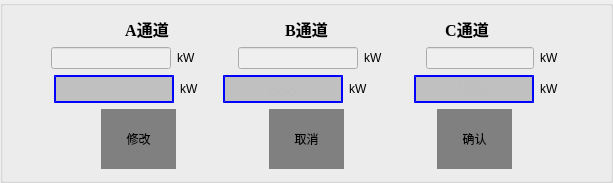
      <widget class="QGroupBox" name="groupBox_set">
       <property name="sizePolicy">
        <sizepolicy hsizetype="Expanding" vsizetype="Expanding">
         <horstretch>0</horstretch>
         <verstretch>0</verstretch>
        </sizepolicy>
       </property>
       <property name="title">
        <string/>
       </property>
       <layout class="QGridLayout" name="gridLayout_3">
        <item row="0" column="0">
         <layout class="QHBoxLayout" name="horizontalLayout_6">
          <item>
           <spacer name="horizontalSpacer_13">
            <property name="orientation">
             <enum>Qt::Horizontal</enum>
            </property>
            <property name="sizeHint" stdset="0">
             <size>
              <width>40</width>
              <height>20</height>
             </size>
            </property>
           </spacer>
          </item>
          <item>
           <widget class="QLabel" name="label_channelA">
            <property name="sizePolicy">
             <sizepolicy hsizetype="Preferred" vsizetype="Fixed">
              <horstretch>0</horstretch>
              <verstretch>0</verstretch>
             </sizepolicy>
            </property>
            <property name="font">
             <font>
              <family>Times New Roman</family>
              <pointsize>12</pointsize>
              <weight>75</weight>
              <bold>true</bold>
             </font>
            </property>
            <property name="text">
             <string>A通道</string>
            </property>
            <property name="alignment">
             <set>Qt::AlignCenter</set>
            </property>
           </widget>
          </item>
          <item>
           <spacer name="horizontalSpacer_14">
            <property name="orientation">
             <enum>Qt::Horizontal</enum>
            </property>
            <property name="sizeHint" stdset="0">
             <size>
              <width>40</width>
              <height>20</height>
             </size>
            </property>
           </spacer>
          </item>
          <item>
           <widget class="QLabel" name="label_ChannelB">
            <property name="sizePolicy">
             <sizepolicy hsizetype="Preferred" vsizetype="Fixed">
              <horstretch>0</horstretch>
              <verstretch>0</verstretch>
             </sizepolicy>
            </property>
            <property name="font">
             <font>
              <family>Times New Roman</family>
              <pointsize>12</pointsize>
              <weight>75</weight>
              <bold>true</bold>
             </font>
            </property>
            <property name="text">
             <string>B通道</string>
            </property>
            <property name="alignment">
             <set>Qt::AlignCenter</set>
            </property>
           </widget>
          </item>
          <item>
           <spacer name="horizontalSpacer_15">
            <property name="orientation">
             <enum>Qt::Horizontal</enum>
            </property>
            <property name="sizeHint" stdset="0">
             <size>
              <width>40</width>
              <height>20</height>
             </size>
            </property>
           </spacer>
          </item>
          <item>
           <widget class="QLabel" name="label_ChannelC">
            <property name="sizePolicy">
             <sizepolicy hsizetype="Preferred" vsizetype="Fixed">
              <horstretch>0</horstretch>
              <verstretch>0</verstretch>
             </sizepolicy>
            </property>
            <property name="font">
             <font>
              <family>Times New Roman</family>
              <pointsize>12</pointsize>
              <weight>75</weight>
              <bold>true</bold>
             </font>
            </property>
            <property name="text">
             <string>C通道</string>
            </property>
            <property name="alignment">
             <set>Qt::AlignCenter</set>
            </property>
           </widget>
          </item>
          <item>
           <spacer name="horizontalSpacer_16">
            <property name="orientation">
             <enum>Qt::Horizontal</enum>
            </property>
            <property name="sizeHint" stdset="0">
             <size>
              <width>40</width>
              <height>20</height>
             </size>
            </property>
           </spacer>
          </item>
         </layout>
        </item>
        <item row="3" column="0">
         <layout class="QHBoxLayout" name="horizontalLayout_3">
          <item>
           <spacer name="horizontalSpacer_4">
            <property name="orientation">
             <enum>Qt::Horizontal</enum>
            </property>
            <property name="sizeHint" stdset="0">
             <size>
              <width>40</width>
              <height>20</height>
             </size>
            </property>
           </spacer>
          </item>
          <item>
           <widget class="QPushButton" name="pushButton_edit">
            <property name="sizePolicy">
             <sizepolicy hsizetype="Fixed" vsizetype="Fixed">
              <horstretch>0</horstretch>
              <verstretch>0</verstretch>
             </sizepolicy>
            </property>
            <property name="minimumSize">
             <size>
              <width>75</width>
              <height>60</height>
             </size>
            </property>
            <property name="font">
             <font>
              <family>Times New Roman</family>
             </font>
            </property>
            <property name="autoFillBackground">
             <bool>false</bool>
            </property>
            <property name="styleSheet">
             <string notr="true"> QPushButton{   border-width: 6px;
     border-style: solid;
     border-color: gray;
	background-color: gray;
 }
 QPushButton:hover{ background-color: yellow;   border-color: yellow; }</string>
            </property>
            <property name="text">
             <string>修改</string>
            </property>
            <property name="flat">
             <bool>true</bool>
            </property>
           </widget>
          </item>
          <item>
           <spacer name="horizontalSpacer_8">
            <property name="orientation">
             <enum>Qt::Horizontal</enum>
            </property>
            <property name="sizeHint" stdset="0">
             <size>
              <width>40</width>
              <height>20</height>
             </size>
            </property>
           </spacer>
          </item>
          <item>
           <widget class="QPushButton" name="pushButton_cancel">
            <property name="sizePolicy">
             <sizepolicy hsizetype="Fixed" vsizetype="Fixed">
              <horstretch>0</horstretch>
              <verstretch>0</verstretch>
             </sizepolicy>
            </property>
            <property name="minimumSize">
             <size>
              <width>75</width>
              <height>60</height>
             </size>
            </property>
            <property name="font">
             <font>
              <family>Times New Roman</family>
             </font>
            </property>
            <property name="autoFillBackground">
             <bool>false</bool>
            </property>
            <property name="styleSheet">
             <string notr="true"> QPushButton{   border-width: 6px;
     border-style: solid;
     border-color: gray;
	background-color: gray;
 }
 QPushButton:hover{ background-color: yellow;   border-color: yellow; }</string>
            </property>
            <property name="text">
             <string>取消</string>
            </property>
            <property name="flat">
             <bool>true</bool>
            </property>
           </widget>
          </item>
          <item>
           <spacer name="horizontalSpacer_10">
            <property name="orientation">
             <enum>Qt::Horizontal</enum>
            </property>
            <property name="sizeHint" stdset="0">
             <size>
              <width>40</width>
              <height>20</height>
             </size>
            </property>
           </spacer>
          </item>
          <item>
           <widget class="QPushButton" name="pushButton_confirm">
            <property name="sizePolicy">
             <sizepolicy hsizetype="Fixed" vsizetype="Fixed">
              <horstretch>0</horstretch>
              <verstretch>0</verstretch>
             </sizepolicy>
            </property>
            <property name="minimumSize">
             <size>
              <width>75</width>
              <height>60</height>
             </size>
            </property>
            <property name="font">
             <font>
              <family>Times New Roman</family>
             </font>
            </property>
            <property name="autoFillBackground">
             <bool>false</bool>
            </property>
            <property name="styleSheet">
             <string notr="true"> QPushButton{   border-width: 6px;
     border-style: solid;
     border-color: gray;
	background-color: gray;
 }
 QPushButton:hover{ background-color: yellow;   border-color: yellow; }</string>
            </property>
            <property name="text">
             <string>确认</string>
            </property>
            <property name="flat">
             <bool>true</bool>
            </property>
           </widget>
          </item>
          <item>
           <spacer name="horizontalSpacer_6">
            <property name="orientation">
             <enum>Qt::Horizontal</enum>
            </property>
            <property name="sizeHint" stdset="0">
             <size>
              <width>40</width>
              <height>20</height>
             </size>
            </property>
           </spacer>
          </item>
         </layout>
        </item>
        <item row="1" column="0">
         <layout class="QHBoxLayout" name="horizontalLayout_5">
          <item>
           <spacer name="horizontalSpacer">
            <property name="orientation">
             <enum>Qt::Horizontal</enum>
            </property>
            <property name="sizeHint" stdset="0">
             <size>
              <width>13</width>
              <height>13</height>
             </size>
            </property>
           </spacer>
          </item>
          <item>
           <widget class="MyLineEdit" name="lineEdit_A">
            <property name="enabled">
             <bool>false</bool>
            </property>
            <property name="sizePolicy">
             <sizepolicy hsizetype="Fixed" vsizetype="Fixed">
              <horstretch>0</horstretch>
              <verstretch>0</verstretch>
             </sizepolicy>
            </property>
            <property name="minimumSize">
             <size>
              <width>120</width>
              <height>0</height>
             </size>
            </property>
            <property name="maxLength">
             <number>10</number>
            </property>
            <property name="alignment">
             <set>Qt::AlignCenter</set>
            </property>
           </widget>
          </item>
          <item>
           <widget class="QLabel" name="label_5">
            <property name="sizePolicy">
             <sizepolicy hsizetype="Fixed" vsizetype="Fixed">
              <horstretch>0</horstretch>
              <verstretch>0</verstretch>
             </sizepolicy>
            </property>
            <property name="text">
             <string>kW</string>
            </property>
           </widget>
          </item>
          <item>
           <spacer name="horizontalSpacer_12">
            <property name="orientation">
             <enum>Qt::Horizontal</enum>
            </property>
            <property name="sizeHint" stdset="0">
             <size>
              <width>18</width>
              <height>20</height>
             </size>
            </property>
           </spacer>
          </item>
          <item>
           <widget class="MyLineEdit" name="lineEdit_B">
            <property name="enabled">
             <bool>false</bool>
            </property>
            <property name="sizePolicy">
             <sizepolicy hsizetype="Fixed" vsizetype="Fixed">
              <horstretch>0</horstretch>
              <verstretch>0</verstretch>
             </sizepolicy>
            </property>
            <property name="minimumSize">
             <size>
              <width>120</width>
              <height>0</height>
             </size>
            </property>
            <property name="maximumSize">
             <size>
              <width>80</width>
              <height>16777215</height>
             </size>
            </property>
            <property name="maxLength">
             <number>10</number>
            </property>
            <property name="alignment">
             <set>Qt::AlignCenter</set>
            </property>
           </widget>
          </item>
          <item>
           <widget class="QLabel" name="label_6">
            <property name="sizePolicy">
             <sizepolicy hsizetype="Fixed" vsizetype="Preferred">
              <horstretch>0</horstretch>
              <verstretch>0</verstretch>
             </sizepolicy>
            </property>
            <property name="text">
             <string>kW</string>
            </property>
           </widget>
          </item>
          <item>
           <spacer name="horizontalSpacer_18">
            <property name="orientation">
             <enum>Qt::Horizontal</enum>
            </property>
            <property name="sizeHint" stdset="0">
             <size>
              <width>13</width>
              <height>20</height>
             </size>
            </property>
           </spacer>
          </item>
          <item>
           <widget class="MyLineEdit" name="lineEdit_C">
            <property name="enabled">
             <bool>false</bool>
            </property>
            <property name="sizePolicy">
             <sizepolicy hsizetype="Fixed" vsizetype="Fixed">
              <horstretch>0</horstretch>
              <verstretch>0</verstretch>
             </sizepolicy>
            </property>
            <property name="maxLength">
             <number>10</number>
            </property>
            <property name="alignment">
             <set>Qt::AlignCenter</set>
            </property>
           </widget>
          </item>
          <item>
           <widget class="QLabel" name="label">
            <property name="sizePolicy">
             <sizepolicy hsizetype="Fixed" vsizetype="Fixed">
              <horstretch>0</horstretch>
              <verstretch>0</verstretch>
             </sizepolicy>
            </property>
            <property name="text">
             <string>kW</string>
            </property>
           </widget>
          </item>
          <item>
           <spacer name="horizontalSpacer_2">
            <property name="orientation">
             <enum>Qt::Horizontal</enum>
            </property>
            <property name="sizeHint" stdset="0">
             <size>
              <width>40</width>
              <height>20</height>
             </size>
            </property>
           </spacer>
          </item>
         </layout>
        </item>
        <item row="2" column="0">
         <layout class="QHBoxLayout" name="horizontalLayout_4">
          <item>
           <spacer name="horizontalSpacer_11">
            <property name="orientation">
             <enum>Qt::Horizontal</enum>
            </property>
            <property name="sizeHint" stdset="0">
             <size>
              <width>40</width>
              <height>20</height>
             </size>
            </property>
           </spacer>
          </item>
          <item>
           <widget class="QLineEdit" name="lineShow_A">
            <property name="enabled">
             <bool>false</bool>
            </property>
            <property name="sizePolicy">
             <sizepolicy hsizetype="Fixed" vsizetype="Fixed">
              <horstretch>0</horstretch>
              <verstretch>0</verstretch>
             </sizepolicy>
            </property>
            <property name="minimumSize">
             <size>
              <width>120</width>
              <height>0</height>
             </size>
            </property>
            <property name="maximumSize">
             <size>
              <width>80</width>
              <height>16777215</height>
             </size>
            </property>
            <property name="font">
             <font>
              <family>Times New Roman</family>
              <pointsize>14</pointsize>
             </font>
            </property>
            <property name="styleSheet">
             <string notr="true">QLineEdit{ background-color: rgb(192,192,192);  border-width: 2px;border-style: double; border-color: blue;}</string>
            </property>
            <property name="text">
             <string>777</string>
            </property>
            <property name="alignment">
             <set>Qt::AlignCenter</set>
            </property>
           </widget>
          </item>
          <item>
           <widget class="QLabel" name="label_2">
            <property name="sizePolicy">
             <sizepolicy hsizetype="Fixed" vsizetype="Fixed">
              <horstretch>0</horstretch>
              <verstretch>0</verstretch>
             </sizepolicy>
            </property>
            <property name="text">
             <string>kW</string>
            </property>
           </widget>
          </item>
          <item>
           <spacer name="horizontalSpacer_19">
            <property name="orientation">
             <enum>Qt::Horizontal</enum>
            </property>
            <property name="sizeHint" stdset="0">
             <size>
              <width>18</width>
              <height>20</height>
             </size>
            </property>
           </spacer>
          </item>
          <item>
           <widget class="QLineEdit" name="lineShow_B">
            <property name="enabled">
             <bool>false</bool>
            </property>
            <property name="sizePolicy">
             <sizepolicy hsizetype="Fixed" vsizetype="Fixed">
              <horstretch>0</horstretch>
              <verstretch>0</verstretch>
             </sizepolicy>
            </property>
            <property name="minimumSize">
             <size>
              <width>120</width>
              <height>0</height>
             </size>
            </property>
            <property name="maximumSize">
             <size>
              <width>80</width>
              <height>16777215</height>
             </size>
            </property>
            <property name="font">
             <font>
              <family>Times New Roman</family>
              <pointsize>14</pointsize>
             </font>
            </property>
            <property name="styleSheet">
             <string notr="true">QLineEdit{ background-color: rgb(192,192,192);  border-width: 2px;border-style: double; border-color: blue;}</string>
            </property>
            <property name="text">
             <string>888</string>
            </property>
            <property name="alignment">
             <set>Qt::AlignCenter</set>
            </property>
           </widget>
          </item>
          <item>
           <widget class="QLabel" name="label_3">
            <property name="sizePolicy">
             <sizepolicy hsizetype="Fixed" vsizetype="Fixed">
              <horstretch>0</horstretch>
              <verstretch>0</verstretch>
             </sizepolicy>
            </property>
            <property name="text">
             <string>kW</string>
            </property>
           </widget>
          </item>
          <item>
           <spacer name="horizontalSpacer_20">
            <property name="orientation">
             <enum>Qt::Horizontal</enum>
            </property>
            <property name="sizeHint" stdset="0">
             <size>
              <width>40</width>
              <height>20</height>
             </size>
            </property>
           </spacer>
          </item>
          <item>
           <widget class="QLineEdit" name="lineShow_C">
            <property name="enabled">
             <bool>false</bool>
            </property>
            <property name="sizePolicy">
             <sizepolicy hsizetype="Fixed" vsizetype="Fixed">
              <horstretch>0</horstretch>
              <verstretch>0</verstretch>
             </sizepolicy>
            </property>
            <property name="minimumSize">
             <size>
              <width>120</width>
              <height>0</height>
             </size>
            </property>
            <property name="maximumSize">
             <size>
              <width>80</width>
              <height>16777215</height>
             </size>
            </property>
            <property name="font">
             <font>
              <family>Times New Roman</family>
              <pointsize>14</pointsize>
             </font>
            </property>
            <property name="styleSheet">
             <string notr="true">QLineEdit{ background-color: rgb(192,192,192);  border-width: 2px;border-style: double; border-color: blue;}</string>
            </property>
            <property name="text">
             <string>999</string>
            </property>
            <property name="alignment">
             <set>Qt::AlignCenter</set>
            </property>
           </widget>
          </item>
          <item>
           <widget class="QLabel" name="label_4">
            <property name="sizePolicy">
             <sizepolicy hsizetype="Fixed" vsizetype="Fixed">
              <horstretch>0</horstretch>
              <verstretch>0</verstretch>
             </sizepolicy>
            </property>
            <property name="text">
             <string>kW</string>
            </property>
           </widget>
          </item>
          <item>
           <spacer name="horizontalSpacer_17">
            <property name="orientation">
             <enum>Qt::Horizontal</enum>
            </property>
            <property name="sizeHint" stdset="0">
             <size>
              <width>40</width>
              <height>20</height>
             </size>
            </property>
           </spacer>
          </item>
         </layout>
        </item>
       </layout>
      </widget>
